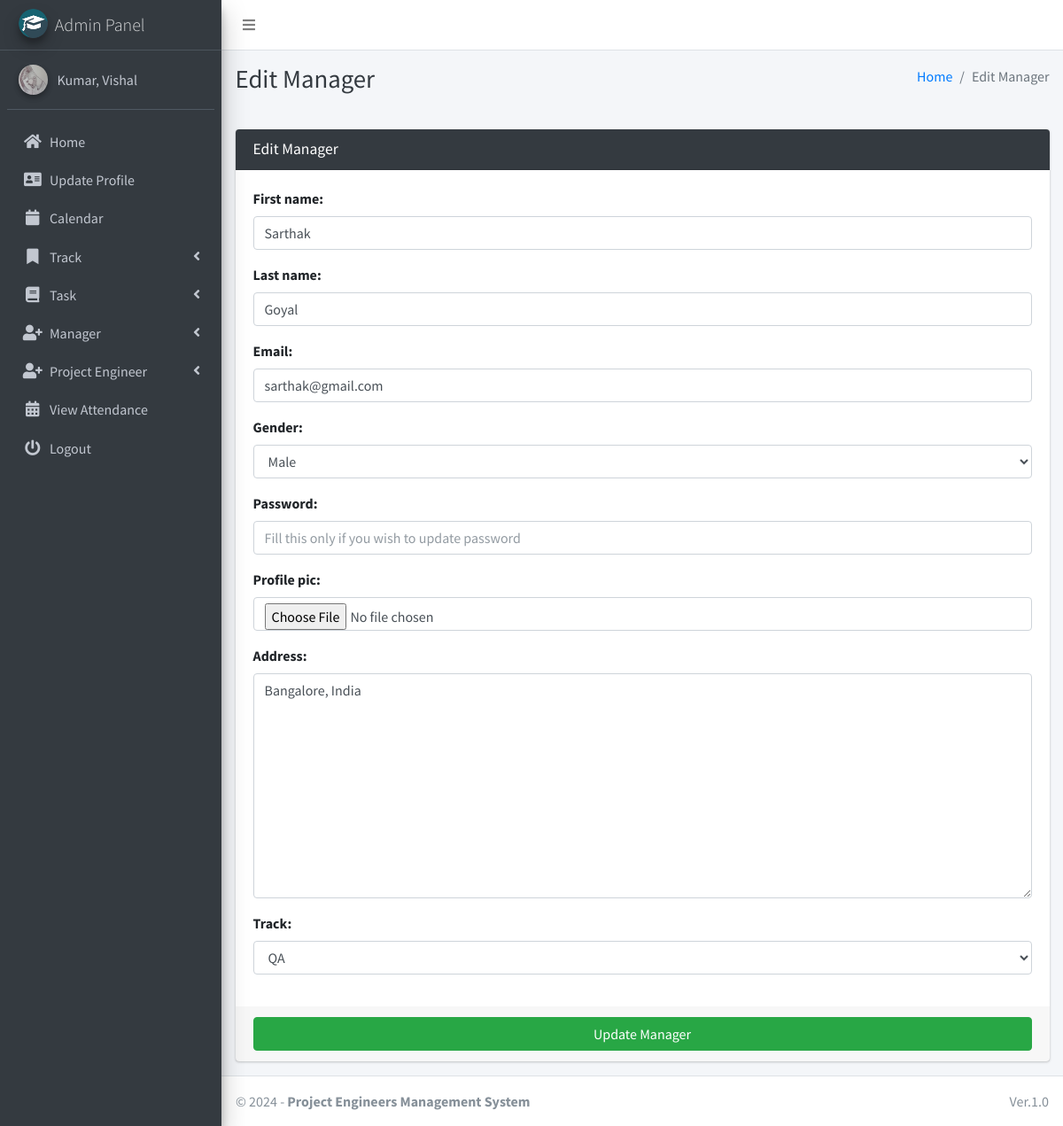
Page /manager/edit/6 (signed in) on the committed database.
### main_app/models.py (models this page shows, shortened)
class CustomUser(AbstractUser):
    USER_TYPE = ((1, "HOD"), (2, "Manager"), (3, "ProjectEngineer"))
    GENDER = [("M", "Male"), ("F", "Female")]
    username = None  # Removed username, using email instead
    email = models.EmailField(unique=True)
    user_type = models.CharField(default=1, choices=USER_TYPE, max_length=1) # type: ignore
    gender = models.CharField(max_length=1, choices=GENDER)
    profile_pic = models.ImageField()
    address = models.TextField()
    fcm_token = models.TextField(default="")  # For firebase notifications
    created_at = models.DateTimeField(auto_now_add=True)
    updated_at = models.DateTimeField(auto_now=True)
    USERNAME_FIELD = "email"
    REQUIRED_FIELDS = []
    objects = CustomUserManager()
    def __str__(self):
        return self.last_name + ", " + self.first_name

class Manager(models.Model):
    track = models.ForeignKey(Track, on_delete=models.DO_NOTHING, null=True, blank=False)
    admin = models.OneToOneField(CustomUser, on_delete=models.CASCADE)

### main_app/hod_views.py (the view)
# urls.py: path("manager/edit/<int:manager_id>", hod_views.edit_Manager, name='edit_manager'),
def edit_Manager(request, manager_id):
    manager = get_object_or_404(Manager, id=manager_id)
    form = ManagerForm(request.POST or None, instance=manager)
    context = {
        'form': form,
        'manager_id': manager_id,
        'page_title': 'Edit Manager'
    }
    if request.method == 'POST':
        if form.is_valid():
            first_name = form.cleaned_data.get('first_name')
            last_name = form.cleaned_data.get('last_name')
            address = form.cleaned_data.get('address')
            username = form.cleaned_data.get('username')
            email = form.cleaned_data.get('email')
            gender = form.cleaned_data.get('gender')
            password = form.cleaned_data.get('password') or None
            track = form.cleaned_data.get('track')
            passport = request.FILES.get('profile_pic') or None
            try:
                user = CustomUser.objects.get(id=manager.admin.id) # type: ignore
                user.username = username
                user.email = email # type: ignore
                if password != None:
                    user.set_password(password)
                if passport != None:
                    fs = FileSystemStorage()
                    filename = fs.save(passport.name, passport)
                    passport_url = fs.url(filename)
                    user.profile_pic = passport_url # type: ignore
                user.first_name = first_name # type: ignore
                user.last_name = last_name # type: ignore
                user.gender = gender # type: ignore
                user.address = address # type: ignore
                manager.track = track
                user.save()
                manager.save()
                messages.success(request, "Successfully Updated")
                return redirect(reverse('edit_manager', args=[manager_id]))
            except Exception as e:
                messages.error(request, "Could Not Update " + str(e))
        else:
            messages.error(request, "Please fil form properly")
    else:
        user = CustomUser.objects.get(id=manager_id)
        manager = Manager.objects.get(id=user.id) # type: ignore
        return render(request, "hod_template/edit_manager_template.html", context)

### main_app/forms.py
class ManagerForm(CustomUserForm):
    def __init__(self, *args, **kwargs):
        super(ManagerForm, self).__init__(*args, **kwargs)
    class Meta(CustomUserForm.Meta):
        model = Manager
        fields = CustomUserForm.Meta.fields + \
            ['track' ]

### main_app/models.py (called while the page is built)
    def __str__(self):
        return self.name

### main_app/templates/hod_template/edit_manager_template.html
{% extends 'main_app/base.html' %}
{% load static %}
{% block page_title %}{{page_title}}{% endblock page_title %}
{% block content %}
<section class="content">
    <div class="container-fluid">
        <div class="row">
            <div class="col-md-12">
                <div class="card card-dark">
                    <div class="card-header">
                        <h3 class="card-title">{{page_title}}</h3>
                    </div>
                    {% include "main_app/form_template.html" with messages=messages  form=form button_text="Update Manager"%}
                </div>
            </div>
        </div>
    </div>
</section>
{% endblock content %}

### main_app/templates/main_app/sidebar_template.html (shortened to what this page needs)
{% load static %}
<aside class="main-sidebar sidebar-dark-info elevation-4">
    {% if request.user.user_type == '1' %}
    <a href="{% url 'admin_home' %}" class="brand-link">
        <img src="{% static 'dist/img/cmsl.png' %} " alt="AdminLTE Logo"
            class="brand-image img-circle elevation-3" >
        <span class="brand-text font-weight-light">Admin Panel</span>
    </a>
    <div class="sidebar">
        <div class="user-panel mt-3 pb-3 mb-3 d-flex">
            <div class="image">
                <img src="{{ request.user.profile_pic}}" class="img-circle elevation-2" alt="User Image">
            </div>
            <div class="info">
                <a href="#" class="d-block">{{user}}</a>
            </div>
        </div>
        <nav class="mt-2">
            <ul class="nav nav-pills nav-sidebar flex-column" data-widget="treeview" role="menu" data-accordion="false">
                <li class="nav-item">
                    {% url 'admin_home' as admin_home %}
                    <a href="{{admin_home}}" class="nav-link {% if admin_home == request.path %} active {% endif %}">
                        <i class="nav-icon fas fa-home"></i>
                        <p>
                            Home
                        </p>
                    </a>
                </li>
                <li class="nav-item">
                    {% url 'admin_view_profile' as admin_view_profile %}
                    <a href="{{admin_view_profile}}"
                        class="nav-link {% if admin_view_profile == request.path %} active {% endif %}">
                        <i class="nav-icon fas fa-address-card"></i>
                        <p>
                            Update Profile
                        </p>
                    </a>
                </li>
                <li class="nav-item">
                    <a href="/calendar"
                        class="nav-link">
                        <i class="nav-icon fas fa-calendar"></i>
                        <p>
                            Calendar
                        </p>
                    </a>
                </li>
                <li class="nav-item has-treeview">
                    <a href="#" class="nav-link">
                        <i class="nav-icon fas fa-bookmark"></i>
                        <p>
                            Track
                            <i class="fas fa-angle-left right"></i>
                        </p>
                    </a>
                </li>
                <li class="nav-item has-treeview">
                    <a href="#" class="nav-link">
                        <i class="nav-icon fas fa-book"></i>
                        <p>
                            Task
                            <i class="fas fa-angle-left right"></i>
                        </p>
                    </a>
                </li>
                <li class="nav-item has-treeview">
                    <a href="#" class="nav-link">
                        <i class="nav-icon fas fa-user-plus"></i>
                        <p>
                            Manager
                            <i class="fas fa-angle-left right"></i>
                        </p>
                    </a>
        </li>
        <li class="nav-item has-treeview">
            <a href="#" class="nav-link">
                <i class="nav-icon fas fa-user-plus"></i>
                <p>
                    Project Engineer
                    <i class="fas fa-angle-left right"></i>
                </p>
            </a>
        </li>
         <li class="nav-item">
            {% url 'admin_view_attendance' as admin_view_attendance %}
                    <a href="{{ admin_view_attendance }}"
                        class="nav-link  {% if admin_view_attendance == request.path %} active {% endif %}">
                        <i class="nav-icon fas fa-calendar-alt"></i>
                        <p>
                            View Attendance
                        </p>
                    </a>
                </li>
                                        {% endif %}
                                        <li class="nav-item">
                                            <a href="{% url 'user_logout' %}"
                                                onclick="return confirm('Your session would be terminated.\n\nProceed?')"
                                                class="nav-link">
                                                <i class="nav-icon fas fa-power-off"></i>
                                                <p>
                                                    Logout
                                                </p>
                                            </a>
                                        </li>
                                    </ul>
                                </nav>
                            </div>
</aside>

### main_app/templates/main_app/form_template.html (shortened to what this page needs)
<form role="form" method="POST" enctype="multipart/form-data">
    <div class="card-body">
        {% for field in form  %}
        <div class="form-group">
            {{field.label_tag}}
            {{field}}
        </div>
        {% endfor %}
    </div>
    <div class="card-footer">
        <button type="submit" class="btn btn-success btn-block">
            {% if button_text %}
            {{button_text}}
            {% else %}
            Submit
            {% endif %}
        </button>
    </div>
</form>

### rows in the picture
CustomUser: user.profile_pic (picture), last_name+first_name "Kumar, Vishal"
Manager: form "QA"

### other values in the picture
{{ page_title }} "Edit Manager"
{{ field.label_tag }} "First name:" "Last name:" "Email:" "Gender:" "Password:" "Profile pic:" "Address:" "Track:"
{{ button_text }} "Update Manager"
